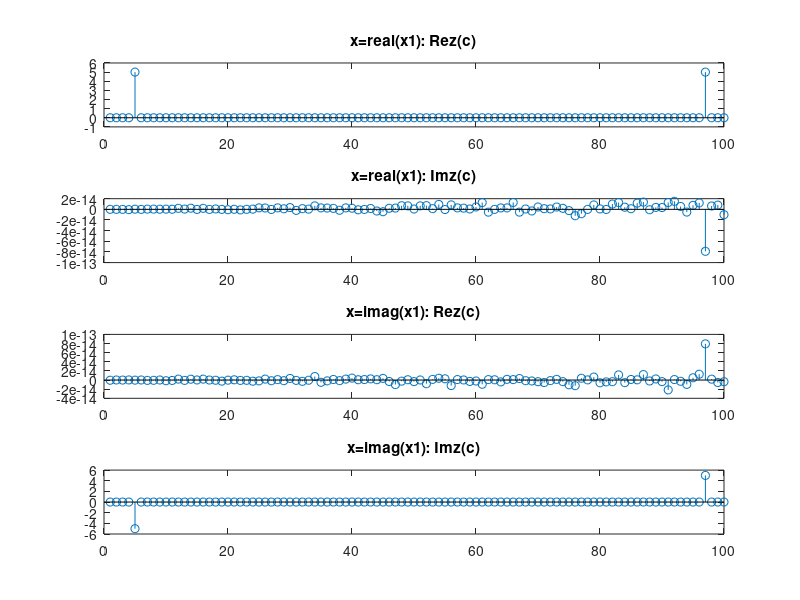
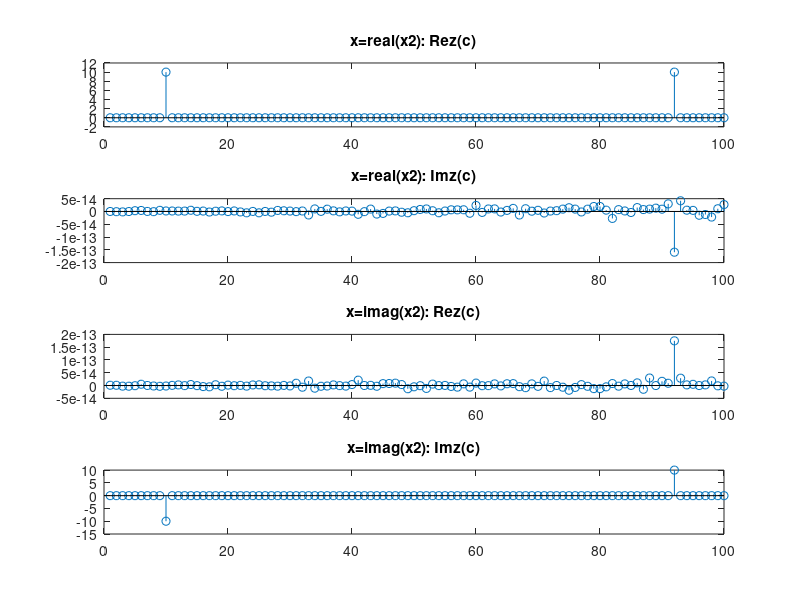
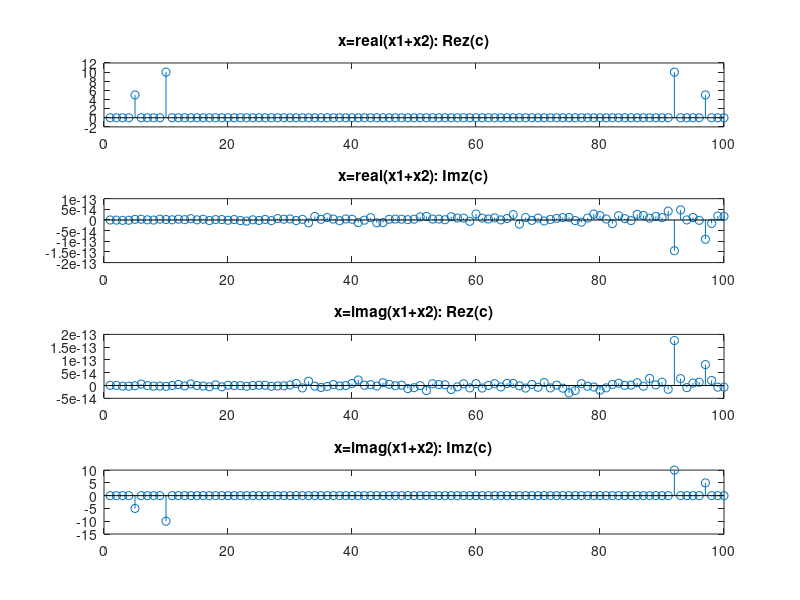

Here is the MATLAB script that generated these plots, in order:
clear; clc;

N = 100;
n = 0:N-1;
k = 0:N-1;

A = sqrt(1/N) * exp(-1j * 2*pi/N * (k.' * n)); % macierz syntezy
S = A';

x1 = 10*S(:,5); % sygnal #1
x2 = 20*S(:,10); % sygnal #2

%% Analiza Sygnału x1

x = x1;
c = A*x;

figure(1);
stem(c);
title("widmo sygnału x1");

%"Czy jego wartos´ci informuja˛ nas o wartos´ciach amplitud
%i cz˛estotliwo´sci sygnałów składowych (harmonicznych) analizowanego 
%sygnalu x?"

%tak - pozycja piku = częstotliwość, wysokość piku = amplituda

pause();

x = real(x1);
c = A*x;

figure(1);
subplot(4,1,1);
stem(real(c));
title('x=real(x1): Rez(c)');
subplot(4,1,2);
stem(imag(c));
title('x=real(x1): Imz(c)');
%tutaj wzieliśmy część rzeczywistą z sygnału
%zrobiliśmy widmo
%i teraz wyświetlamy Rez i Imz z widma

fprintf('Moduł w piku (k=4): %.2f\n', abs(c(5)));  % indeks 5 = k=4
fprintf('Moduł w piku (k=96): %.2f\n', abs(c(97))); % indeks 97 = k=96
fprintf('Suma obu pików: %.2f\n', abs(c(5)) + abs(c(97)));

x = imag(x1);
c = A*x;

subplot(4,1,3);
stem(real(c));
title('x=imag(x1): Rez(c)');
subplot(4,1,4);
stem(imag(c));
title('x=imag(x1): Imz(c)');
%tutaj wzieliśmy część urojoną z sygnału
%zrobiliśmy widmo
%i teraz wyświetlamy Rez i Imz z widma

fprintf('Moduł w piku (k=4): %.2f\n', abs(c(5)));  % indeks 5 = k=4
fprintf('Moduł w piku (k=96): %.2f\n', abs(c(97))); % indeks 97 = k=96
fprintf('Suma obu pików: %.2f\n', abs(c(5)) + abs(c(97)));

pause();

%Dlaczego widmo DFT sygnału jest symetryczne w cz˛e´sci rzeczywistej dla sygnału x=real(x1)
%oraz asymetryczne w cze˛s´ci urojonej dla sygnału x=imag(x1)?

% Cosinus (k=4) daje 2 piki symetrycznie (k=4 i k=96) bo cos→suma eksponent, sinus daje 2 piki asymetrycznie (przeciwne znaki) bo sin→różnica eksponent

%Dlaczego moduły współczynników transformaty sa˛
%w obu przypadkach dwa razy mniejsze ni˙z amplituda analizowanych sygnałów o kształcie kosinusa/sinusa?

% Każdy pik ma połowę amplitudy bo cos=0.5e^jω+0.5e^-jω (wzór Eulera), suma obu pików (k=4 i k=96) daje pełną amplitudę 10

%% Analiza Sygnału x2

x = x2;
c = A*x;

figure(2);
stem(c);
title("widmo sygnału x2");

pause();

x = real(x2);
c = A*x;

figure(2);
subplot(4,1,1);
stem(real(c));
title('x=real(x2): Rez(c)');
subplot(4,1,2);
stem(imag(c));
title('x=real(x2): Imz(c)');

fprintf('Moduł w piku (k=9): %.2f\n', abs(c(10)));  % indeks 5 = k=4
fprintf('Moduł w piku (k=91): %.2f\n', abs(c(91))); % indeks 97 = k=96
fprintf('Suma obu pików: %.2f\n', abs(c(10)) + abs(c(91)));

x = imag(x2);
c = A*x;

subplot(4,1,3);
stem(real(c));
title('x=imag(x2): Rez(c)');
subplot(4,1,4);
stem(imag(c));
title('x=imag(x2): Imz(c)');

fprintf('Moduł w piku (k=9): %.2f\n', abs(c(10)));  % indeks 5 = k=4
fprintf('Moduł w piku (k=91): %.2f\n', abs(c(91))); % indeks 97 = k=96
fprintf('Suma obu pików: %.2f\n', abs(c(10)) + abs(c(91)));

pause();

%Wnioski z rusunku?

% Wnioski: identyczna sytuacja jak dla x1, ale piki na k=9 i k=91, każdy pik ma amplitudę 10 (połowę z 20), symetria/asymetria taka sama

%% Analiza sumy x1 + x2
x = x1 + x2;
c = A*x;
figure(3);
stem(c);
title("widmo sygnału x1+x2");

x = real(x1 + x2);
c = A*x;
figure(3);
subplot(4,1,1);
stem(real(c));
title('x=real(x1+x2): Rez(c)');
subplot(4,1,2);
stem(imag(c));
title('x=real(x1+x2): Imz(c)');
fprintf('Moduł w piku (k=4): %.2f\n', abs(c(5)));
fprintf('Moduł w piku (k=9): %.2f\n', abs(c(10)));
fprintf('Moduł w piku (k=91): %.2f\n', abs(c(92)));
fprintf('Moduł w piku (k=96): %.2f\n', abs(c(97)));

x = imag(x1 + x2);
c = A*x;
subplot(4,1,3);
stem(real(c));
title('x=imag(x1+x2): Rez(c)');
subplot(4,1,4);
stem(imag(c));
title('x=imag(x1+x2): Imz(c)');
fprintf('Moduł w piku (k=4): %.2f\n', abs(c(5)));
fprintf('Moduł w piku (k=9): %.2f\n', abs(c(10)));
fprintf('Moduł w piku (k=91): %.2f\n', abs(c(92)));
fprintf('Moduł w piku (k=96): %.2f\n', abs(c(97)));

% Wnioski: DFT sumy sygnałów to suma ich transformat - 
% widzimy niezależnie wszystkie 4 piki (k=4,9,91,96) 
% z zachowanymi amplitudami. Sygnały x1 i x2 nie mieszają się, 
% każdy zachowuje swoją częstotliwość i amplitudę.
